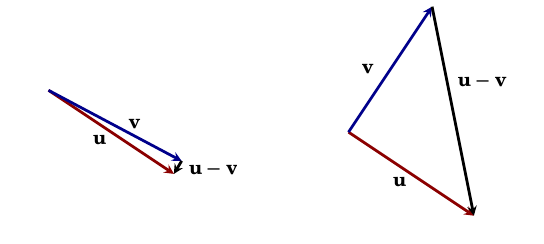

Reproduce this figure in Julia.
using Plots,LaTeXStrings
using LinearAlgebra

pgfplotsx()
default(legend=nothing,aspect_ratio=1,linewidth=2)

push!(PGFPlotsX.CUSTOM_PREAMBLE, raw"\usepackage{fontspec}")
push!(PGFPlotsX.CUSTOM_PREAMBLE, raw"\setmainfont{TeX Gyre Schola}")
push!(PGFPlotsX.CUSTOM_PREAMBLE, raw"\usepackage{unicode-math}")
push!(PGFPlotsX.CUSTOM_PREAMBLE, raw"\setmathfont{texgyreschola-math.otf}")

plt = plot(size=(600,300),showaxis=false,layout=(1,2),framestyle=:none);

u = .3 - .2im;
v = exp(0.1im)*u;

plot!(xlims=(-0.1,.45),ylims=(-.25,.3),aspect_ratio=1,subplot=1);
plot!([0,real(u)],0.1.+[0,imag(u)],l=:darkred,arrow=true,subplot=1);
plot!([0, real(v)],0.1.+[0, imag(v)],l=:darkblue,arrow=true,subplot=1);
plot!(real([v, u]),0.1.+imag([v, u]),l=:black,arrow=true,subplot=1);

u = .3 - .2im;
v = 1im*u;
plot!(xlims=(-0.1,.45),ylims=(-.25,.3),aspect_ratio=1,subplot=2);
plot!([0, real(u)],[0, imag(u)],l=:darkred,arrow=true,subplot=2);
plot!([0 ,real(v)],[0, imag(v)],l=:darkblue,arrow=true,subplot=2);
plot!(real([v, u]),imag([v, u]),l=:black,arrow=true,subplot=2);

annotate!(.15,-0.02,text(L"\mathbf{u}",:right),subplot=1);
annotate!(.18,0.02,text(L"\mathbf{v}",:left),subplot=1);
annotate!(.325,-0.09,text(L"\mathbf{u}-\mathbf{v}",:left),subplot=1);
annotate!(.15,-0.12,text(L"\mathbf{u}",:right),subplot=2);
annotate!(.02,0.15,text(L"\mathbf{v}",:left),subplot=2);
annotate!(.25,0.12,text(L"\mathbf{u}-\mathbf{v}",:left),subplot=2);

plt
savefig("nonorthogonal.svg")
savefig("nonorthogonal.pdf")
